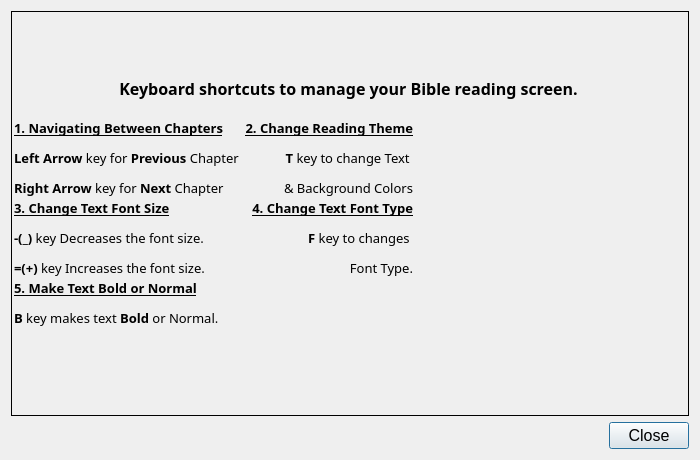
<?xml version="1.0" encoding="UTF-8"?>
<ui version="4.0">
 <class>BibleTutorial</class>
 <widget class="QDialog" name="BibleTutorial">
  <property name="geometry">
   <rect>
    <x>0</x>
    <y>0</y>
    <width>700</width>
    <height>460</height>
   </rect>
  </property>
  <property name="windowTitle">
   <string>How mBible Works</string>
  </property>
  <property name="windowIcon">
   <iconset resource="icons/icons.qrc">
    <normaloff>:/icons/appicon</normaloff>:/icons/appicon</iconset>
  </property>
  <property name="sizeGripEnabled">
   <bool>false</bool>
  </property>
  <layout class="QVBoxLayout" name="verticalLayout_2">
   <item>
    <widget class="QLabel" name="label">
     <property name="sizePolicy">
      <sizepolicy hsizetype="Expanding" vsizetype="Preferred">
       <horstretch>0</horstretch>
       <verstretch>0</verstretch>
      </sizepolicy>
     </property>
     <property name="font">
      <font>
       <family>Trebuchet MS</family>
       <pointsize>10</pointsize>
      </font>
     </property>
     <property name="frameShape">
      <enum>QFrame::Box</enum>
     </property>
     <property name="text">
      <string>&lt;html&gt;&lt;head/&gt;&lt;body&gt;&lt;p align=&quot;center&quot;&gt;&lt;span style=&quot; font-size:12pt; font-weight:600;&quot;&gt;Keyboard shortcuts to manage your Bible reading screen.&lt;/span&gt;&lt;br/&gt;&lt;/p&gt;&lt;table border=&quot;0&quot; style=&quot; margin-top:0px; margin-bottom:0px; margin-left:0px; margin-right:0px;&quot; cellspacing=&quot;2&quot; cellpadding=&quot;0&quot;&gt;&lt;tr&gt;&lt;td&gt;&lt;p&gt;&lt;span style=&quot; font-weight:600; text-decoration: underline;&quot;&gt;1. Navigating Between Chapters&lt;/span&gt;&lt;/p&gt;&lt;p&gt;&lt;span style=&quot; font-weight:600;&quot;&gt;Left Arrow&lt;/span&gt; key for &lt;span style=&quot; font-weight:600;&quot;&gt;Previous&lt;/span&gt; Chapter&lt;/p&gt;&lt;p&gt;&lt;span style=&quot; font-weight:600;&quot;&gt;Right Arrow&lt;/span&gt; key for &lt;span style=&quot; font-weight:600;&quot;&gt;Next&lt;/span&gt; Chapter&lt;/p&gt;&lt;/td&gt;&lt;td&gt;&lt;p&gt;&lt;img src=&quot;:/Chapters.png&quot; height=&quot;80&quot;/&gt;&lt;/p&gt;&lt;p&gt;&lt;br/&gt;&lt;/p&gt;&lt;/td&gt;&lt;td&gt;&lt;p align=&quot;right&quot;&gt;&lt;span style=&quot; font-weight:600; text-decoration: underline;&quot;&gt;2. Change Reading Theme&lt;/span&gt;&lt;/p&gt;&lt;p align=&quot;right&quot;&gt;&lt;span style=&quot; font-weight:600;&quot;&gt;T&lt;/span&gt; key to change Text &lt;/p&gt;&lt;p align=&quot;right&quot;&gt;&amp;amp; Background Colors&lt;/p&gt;&lt;/td&gt;&lt;td&gt;&lt;p&gt;&lt;img src=&quot;:/Theme.png&quot; height=&quot;80&quot;/&gt;&lt;/p&gt;&lt;p&gt;&lt;br/&gt;&lt;/p&gt;&lt;/td&gt;&lt;/tr&gt;&lt;tr&gt;&lt;td&gt;&lt;p&gt;&lt;span style=&quot; font-weight:600; text-decoration: underline;&quot;&gt;3. Change Text Font Size&lt;/span&gt;&lt;/p&gt;&lt;p&gt;&lt;span style=&quot; font-weight:600;&quot;&gt;-(_)&lt;/span&gt; key Decreases the font size.&lt;/p&gt;&lt;p&gt;&lt;span style=&quot; font-weight:600;&quot;&gt;=(+)&lt;/span&gt; key Increases the font size.&lt;/p&gt;&lt;/td&gt;&lt;td&gt;&lt;p&gt;&lt;img src=&quot;:/Font_Size.png&quot; height=&quot;80&quot;/&gt;&lt;/p&gt;&lt;p&gt;&lt;br/&gt;&lt;/p&gt;&lt;/td&gt;&lt;td&gt;&lt;p align=&quot;right&quot;&gt;&lt;span style=&quot; font-weight:600; text-decoration: underline;&quot;&gt;4. Change Text Font Type&lt;/span&gt;&lt;/p&gt;&lt;p align=&quot;right&quot;&gt;&lt;span style=&quot; font-weight:600;&quot;&gt;F&lt;/span&gt; key to changes &lt;/p&gt;&lt;p align=&quot;right&quot;&gt;Font Type.&lt;/p&gt;&lt;/td&gt;&lt;td&gt;&lt;p&gt;&lt;img src=&quot;:/Font_Type.png&quot; height=&quot;80&quot;/&gt;&lt;/p&gt;&lt;p&gt;&lt;br/&gt;&lt;/p&gt;&lt;/td&gt;&lt;/tr&gt;&lt;tr&gt;&lt;td&gt;&lt;p&gt;&lt;span style=&quot; font-weight:600; text-decoration: underline;&quot;&gt;5. Make Text Bold or Normal&lt;/span&gt;&lt;/p&gt;&lt;p&gt;&lt;span style=&quot; font-weight:600;&quot;&gt;B&lt;/span&gt; key makes text &lt;span style=&quot; font-weight:600;&quot;&gt;Bold&lt;/span&gt; or Normal.&lt;/p&gt;&lt;/td&gt;&lt;td&gt;&lt;p&gt;&lt;img src=&quot;:/Font_Bold.png&quot; height=&quot;80&quot;/&gt;&lt;/p&gt;&lt;/td&gt;&lt;td/&gt;&lt;td/&gt;&lt;/tr&gt;&lt;tr&gt;&lt;td/&gt;&lt;td/&gt;&lt;td/&gt;&lt;td/&gt;&lt;/tr&gt;&lt;/table&gt;&lt;/body&gt;&lt;/html&gt;</string>
     </property>
     <property name="alignment">
      <set>Qt::AlignRight|Qt::AlignTrailing|Qt::AlignVCenter</set>
     </property>
     <property name="wordWrap">
      <bool>true</bool>
     </property>
     <property name="openExternalLinks">
      <bool>true</bool>
     </property>
    </widget>
   </item>
   <item>
    <widget class="QDialogButtonBox" name="buttonBox">
     <property name="font">
      <font>
       <family>Tahoma</family>
       <pointsize>12</pointsize>
       <weight>50</weight>
       <bold>false</bold>
      </font>
     </property>
     <property name="orientation">
      <enum>Qt::Horizontal</enum>
     </property>
     <property name="standardButtons">
      <set>QDialogButtonBox::Close</set>
     </property>
    </widget>
   </item>
  </layout>
 </widget>
 <resources>
  <include location="icons/icons.qrc"/>
 </resources>
  <connections>
    <connection>
      <sender>buttonBox</sender>
      <signal>accepted()</signal>
      <receiver>BibleTutorial</receiver>
      <slot>accept()</slot>
      <hints>
        <hint type="sourcelabel">
          <x>248</x>
          <y>340</y>
        </hint>
        <hint type="destinationlabel">
          <x>157</x>
          <y>274</y>
        </hint>
      </hints>
    </connection>
    <connection>
      <sender>buttonBox</sender>
      <signal>rejected()</signal>
      <receiver>BibleTutorial</receiver>
      <slot>reject()</slot>
      <hints>
        <hint type="sourcelabel">
          <x>316</x>
          <y>340</y>
        </hint>
        <hint type="destinationlabel">
          <x>286</x>
          <y>274</y>
        </hint>
      </hints>
    </connection>
  </connections>
</ui>
